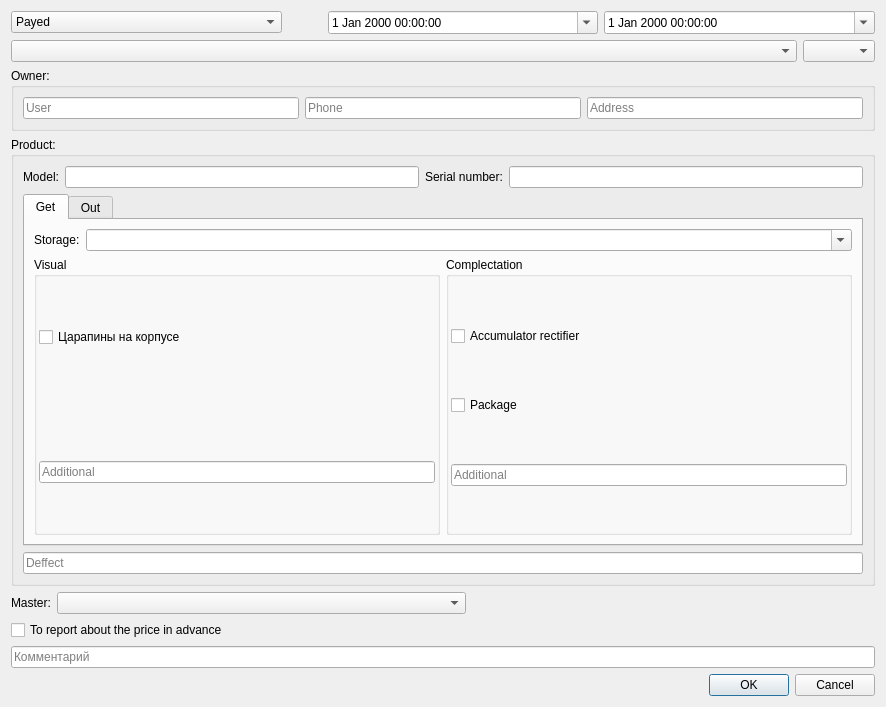
<?xml version="1.0" encoding="UTF-8"?>
<ui version="4.0">
 <class>DialogAdd</class>
 <widget class="QDialog" name="DialogAdd">
  <property name="geometry">
   <rect>
    <x>0</x>
    <y>0</y>
    <width>886</width>
    <height>707</height>
   </rect>
  </property>
  <property name="windowTitle">
   <string>Adding</string>
  </property>
  <property name="modal">
   <bool>false</bool>
  </property>
  <layout class="QVBoxLayout" name="verticalLayout_3">
   <item>
    <layout class="QHBoxLayout" name="horizontalLayout">
     <item>
      <widget class="QComboBox" name="ComboBox_Warranty">
       <item>
        <property name="text">
         <string>Payed</string>
        </property>
       </item>
       <item>
        <property name="text">
         <string>Garant</string>
        </property>
       </item>
      </widget>
     </item>
     <item>
      <spacer name="horizontalSpacer">
       <property name="orientation">
        <enum>Qt::Horizontal</enum>
       </property>
       <property name="sizeType">
        <enum>QSizePolicy::Preferred</enum>
       </property>
       <property name="sizeHint" stdset="0">
        <size>
         <width>40</width>
         <height>20</height>
        </size>
       </property>
      </spacer>
     </item>
     <item>
      <widget class="QDateTimeEdit" name="dateTimeEdit">
       <property name="readOnly">
        <bool>false</bool>
       </property>
       <property name="calendarPopup">
        <bool>true</bool>
       </property>
      </widget>
     </item>
     <item>
      <widget class="QDateTimeEdit" name="dateTimeEdit_2">
       <property name="calendarPopup">
        <bool>true</bool>
       </property>
      </widget>
     </item>
    </layout>
   </item>
   <item>
    <layout class="QHBoxLayout" name="horizontalLayout_5">
     <item>
      <widget class="QComboBox" name="ComboBox_WorkType"/>
     </item>
     <item>
      <widget class="QComboBox" name="ComboBox_Status">
       <property name="sizePolicy">
        <sizepolicy hsizetype="Maximum" vsizetype="Fixed">
         <horstretch>0</horstretch>
         <verstretch>0</verstretch>
        </sizepolicy>
       </property>
      </widget>
     </item>
    </layout>
   </item>
   <item>
    <layout class="QHBoxLayout" name="horizontalLayout_6">
     <item>
      <widget class="QGroupBox" name="GBox_Kontragent">
       <property name="title">
        <string>Owner:</string>
       </property>
       <layout class="QHBoxLayout" name="horizontalLayout_7">
        <item>
         <widget class="QLineEdit" name="LineEdit_Kontragent">
          <property name="text">
           <string/>
          </property>
          <property name="dragEnabled">
           <bool>true</bool>
          </property>
          <property name="placeholderText">
           <string>User</string>
          </property>
          <property name="clearButtonEnabled">
           <bool>true</bool>
          </property>
         </widget>
        </item>
        <item>
         <widget class="QLineEdit" name="LineEdit_Phone">
          <property name="dragEnabled">
           <bool>true</bool>
          </property>
          <property name="placeholderText">
           <string>Phone</string>
          </property>
          <property name="clearButtonEnabled">
           <bool>true</bool>
          </property>
         </widget>
        </item>
        <item>
         <widget class="QLineEdit" name="LineEdit_Address">
          <property name="dragEnabled">
           <bool>true</bool>
          </property>
          <property name="placeholderText">
           <string>Address</string>
          </property>
          <property name="clearButtonEnabled">
           <bool>true</bool>
          </property>
         </widget>
        </item>
       </layout>
      </widget>
     </item>
    </layout>
   </item>
   <item>
    <widget class="QGroupBox" name="groupBox_2">
     <property name="title">
      <string>Product:</string>
     </property>
     <layout class="QVBoxLayout" name="verticalLayout_2">
      <item>
       <layout class="QHBoxLayout" name="horizontalLayout_3">
        <item>
         <widget class="QLabel" name="Label_Model">
          <property name="text">
           <string>Model:</string>
          </property>
         </widget>
        </item>
        <item>
         <widget class="QLineEdit" name="LineEdit_Model"/>
        </item>
        <item>
         <widget class="QLabel" name="Label_SerialNumber">
          <property name="text">
           <string>Serial number:</string>
          </property>
         </widget>
        </item>
        <item>
         <widget class="QLineEdit" name="LineEdit_SerialNumber"/>
        </item>
       </layout>
      </item>
      <item>
       <widget class="QTabWidget" name="tabWidget">
        <property name="currentIndex">
         <number>0</number>
        </property>
        <widget class="QWidget" name="Tab_Priem">
         <attribute name="title">
          <string>Get</string>
         </attribute>
         <layout class="QVBoxLayout" name="verticalLayout_5">
          <item>
           <layout class="QFormLayout" name="formLayout">
            <item row="0" column="1">
             <widget class="QComboBox" name="ComboBox_Storage">
              <property name="editable">
               <bool>true</bool>
              </property>
             </widget>
            </item>
            <item row="0" column="0">
             <widget class="QLabel" name="label">
              <property name="text">
               <string>Storage:</string>
              </property>
             </widget>
            </item>
           </layout>
          </item>
          <item>
           <layout class="QHBoxLayout" name="horizontalLayout_8">
            <property name="topMargin">
             <number>0</number>
            </property>
            <item>
             <widget class="QGroupBox" name="GBox_Appearance">
              <property name="sizePolicy">
               <sizepolicy hsizetype="Preferred" vsizetype="MinimumExpanding">
                <horstretch>0</horstretch>
                <verstretch>0</verstretch>
               </sizepolicy>
              </property>
              <property name="title">
               <string>Visual</string>
              </property>
              <layout class="QVBoxLayout" name="verticalLayout">
               <property name="leftMargin">
                <number>2</number>
               </property>
               <property name="topMargin">
                <number>6</number>
               </property>
               <property name="rightMargin">
                <number>2</number>
               </property>
               <property name="bottomMargin">
                <number>2</number>
               </property>
               <item>
                <widget class="QCheckBox" name="checkBox">
                 <property name="text">
                  <string>Царапины на корпусе</string>
                 </property>
                </widget>
               </item>
               <item>
                <widget class="QLabel" name="label_2">
                 <property name="sizePolicy">
                  <sizepolicy hsizetype="Preferred" vsizetype="Maximum">
                   <horstretch>0</horstretch>
                   <verstretch>0</verstretch>
                  </sizepolicy>
                 </property>
                 <property name="text">
                  <string/>
                 </property>
                </widget>
               </item>
               <item>
                <widget class="QLineEdit" name="LineEdit_Appearance">
                 <property name="placeholderText">
                  <string>Additional</string>
                 </property>
                </widget>
               </item>
              </layout>
             </widget>
            </item>
            <item>
             <widget class="QGroupBox" name="GBox_Package">
              <property name="sizePolicy">
               <sizepolicy hsizetype="Preferred" vsizetype="MinimumExpanding">
                <horstretch>0</horstretch>
                <verstretch>0</verstretch>
               </sizepolicy>
              </property>
              <property name="title">
               <string>Complectation</string>
              </property>
              <layout class="QVBoxLayout" name="verticalLayout_4">
               <property name="leftMargin">
                <number>2</number>
               </property>
               <property name="topMargin">
                <number>6</number>
               </property>
               <property name="rightMargin">
                <number>2</number>
               </property>
               <property name="bottomMargin">
                <number>2</number>
               </property>
               <item>
                <widget class="QCheckBox" name="checkBox_2">
                 <property name="text">
                  <string>Accumulator rectifier</string>
                 </property>
                </widget>
               </item>
               <item>
                <widget class="QCheckBox" name="checkBox_3">
                 <property name="text">
                  <string>Package</string>
                 </property>
                </widget>
               </item>
               <item>
                <widget class="QLineEdit" name="LineEdit_Package">
                 <property name="placeholderText">
                  <string>Additional</string>
                 </property>
                </widget>
               </item>
              </layout>
             </widget>
            </item>
           </layout>
          </item>
         </layout>
        </widget>
        <widget class="QWidget" name="Tab_Viezd">
         <attribute name="title">
          <string>Out</string>
         </attribute>
         <layout class="QVBoxLayout" name="verticalLayout_6">
          <item>
           <widget class="QLineEdit" name="lineEdit">
            <property name="placeholderText">
             <string>Address</string>
            </property>
           </widget>
          </item>
          <item>
           <spacer name="verticalSpacer">
            <property name="orientation">
             <enum>Qt::Vertical</enum>
            </property>
            <property name="sizeHint" stdset="0">
             <size>
              <width>20</width>
              <height>40</height>
             </size>
            </property>
           </spacer>
          </item>
         </layout>
        </widget>
       </widget>
      </item>
      <item>
       <widget class="QLineEdit" name="LineEdit_Deffect">
        <property name="dragEnabled">
         <bool>true</bool>
        </property>
        <property name="placeholderText">
         <string>Deffect</string>
        </property>
        <property name="clearButtonEnabled">
         <bool>true</bool>
        </property>
       </widget>
      </item>
     </layout>
    </widget>
   </item>
   <item>
    <layout class="QHBoxLayout" name="horizontalLayout_4">
     <item>
      <widget class="QLabel" name="Lbl_Artist">
       <property name="text">
        <string>Master:</string>
       </property>
      </widget>
     </item>
     <item>
      <widget class="QComboBox" name="ComboBox_Master">
       <property name="sizePolicy">
        <sizepolicy hsizetype="Expanding" vsizetype="Fixed">
         <horstretch>0</horstretch>
         <verstretch>0</verstretch>
        </sizepolicy>
       </property>
      </widget>
     </item>
     <item>
      <spacer name="horizontalSpacer_3">
       <property name="orientation">
        <enum>Qt::Horizontal</enum>
       </property>
       <property name="sizeType">
        <enum>QSizePolicy::MinimumExpanding</enum>
       </property>
       <property name="sizeHint" stdset="0">
        <size>
         <width>40</width>
         <height>20</height>
        </size>
       </property>
      </spacer>
     </item>
    </layout>
   </item>
   <item>
    <widget class="QCheckBox" name="CheckBox_ReportCost">
     <property name="text">
      <string>To report about the price in advance</string>
     </property>
    </widget>
   </item>
   <item>
    <widget class="QLineEdit" name="LineEdit_Comment">
     <property name="dragEnabled">
      <bool>true</bool>
     </property>
     <property name="placeholderText">
      <string>Комментарий</string>
     </property>
     <property name="clearButtonEnabled">
      <bool>true</bool>
     </property>
    </widget>
   </item>
   <item>
    <widget class="QDialogButtonBox" name="buttonBox">
     <property name="orientation">
      <enum>Qt::Horizontal</enum>
     </property>
     <property name="standardButtons">
      <set>QDialogButtonBox::Cancel|QDialogButtonBox::Ok</set>
     </property>
    </widget>
   </item>
  </layout>
 </widget>
 <resources/>
 <connections/>
</ui>
